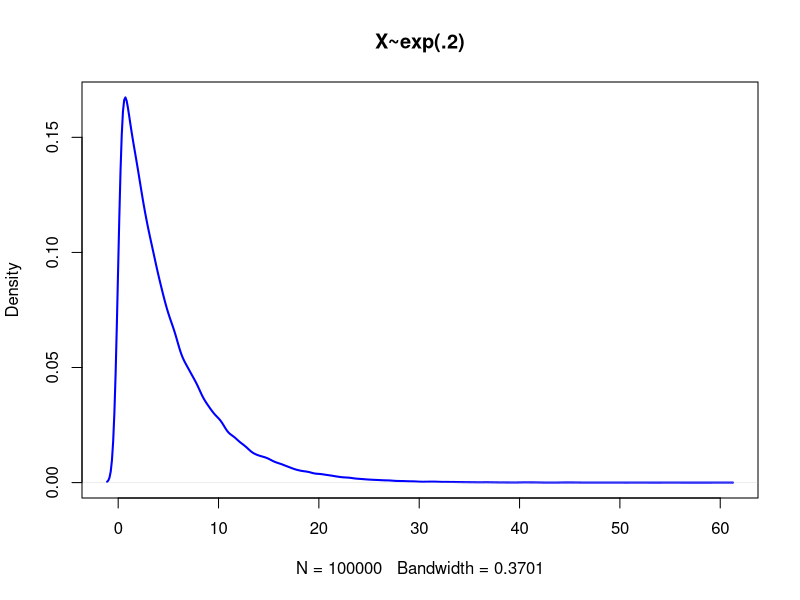
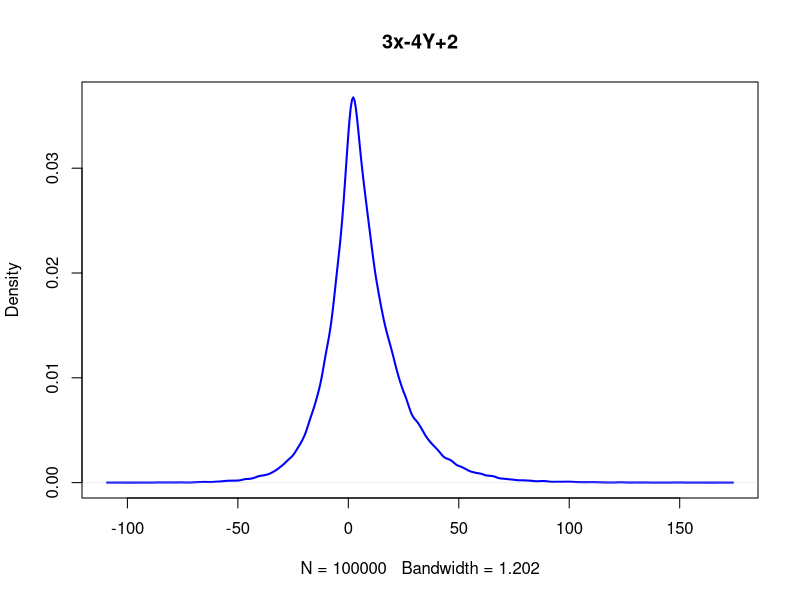

The R script that drew these images, in order:
## ---- chunk 1
rnormalz<-rnorm((30000*5))  #generating the numbers
rn.matrix<-matrix(rnormalz, ncol=5)  #putting the numbers in a matrix with 5 collumns
## ---- chunk 2
start <- proc.time()
medians <- NULL #making a vector to put my 300000 medians in
for(i in 1: 30000){
    medians <- c(medians, median(rn.matrix[i,]))  #takes the median of the ith row
}
end <- proc.time()

end[3] - start[3]
## ---- chunk 3
start <- proc.time()
medians <- apply(rn.matrix, 1, median) # takes the median of each row of the rn.matrix 
end <- proc.time()
end[3] - start[3]
## ---- chunk 4

means.row<-apply(rn.matrix, 1, mean) # takes the mean of each row of the rn.matrix matrix

means.col<-apply(rn.matrix, 2, mean) #takes the mean of each collumn of the rn.matrix matrix

sums.col<-apply(rn.matrix, 2, sum) #takes the sum of each collumn of the rn.matrix matrix

## ---- chunk 5
X <- rexp(100000, .2)

plot(density(X), col="blue", lwd=2, main="X~exp(.2)")
## ---- chunk 6
1/(0.2)^2
mean(X^2) - (mean(X))^2 #variance
var(X) #also the variance
## ---- chunk 7

## ---- chunk 8
X<-rexp(100000, .2)
Y<-rexp(100000, .4)

function.X.Y<-(3*X - 4*Y + 2)

var(function.X.Y) #Var(3X-4Y+2)

plot(density(function.X.Y), col="blue", lwd=2, main="3x-4Y+2")
## ---- chunk 9
part.1 = var(3*X)         #Var(3X)

part.2 = var(4*Y)         #Var(4Y)

part.3 <- mean((2)^2) - (mean(2))^2 #Var(2)

part.1 - part.2 + part.3

## ---- chunk 10

## ---- chunk 11

## ---- chunk 12

